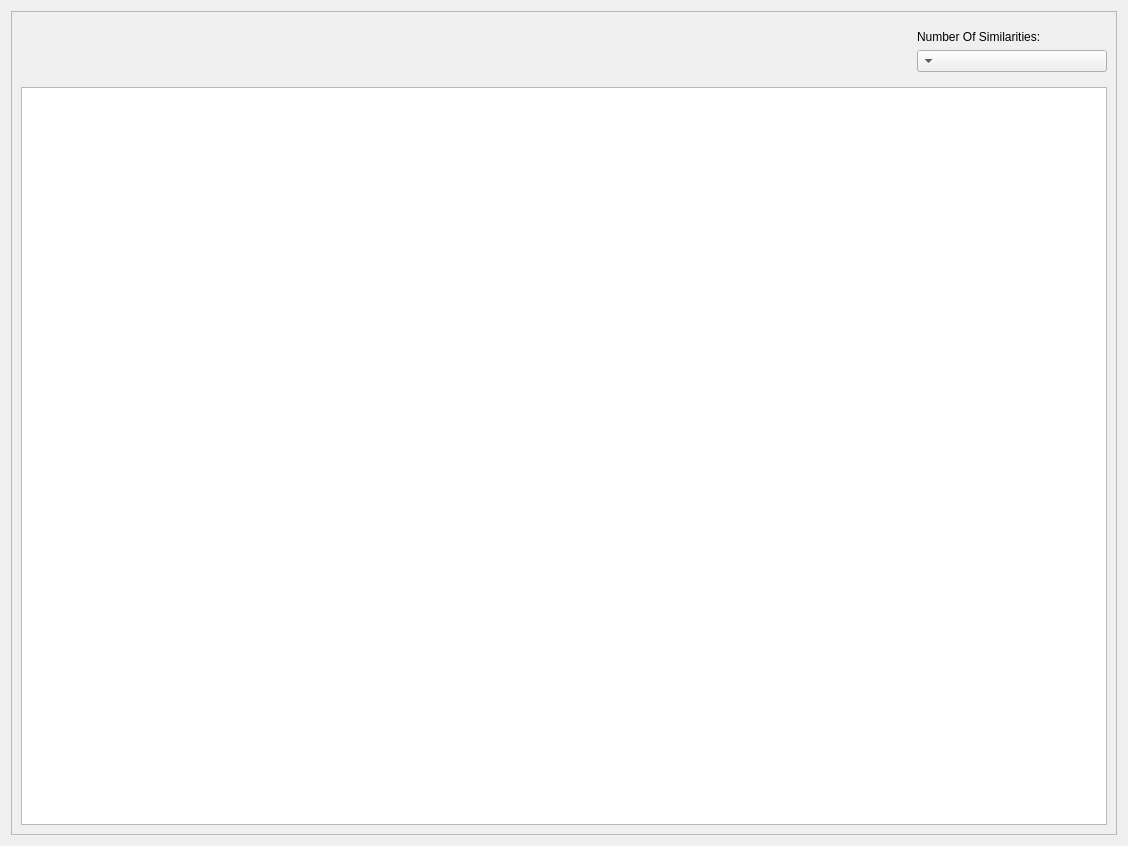
<?xml version="1.0" encoding="UTF-8"?>
<ui version="4.0">
 <class>Form</class>
 <widget class="QWidget" name="Form">
  <property name="geometry">
   <rect>
    <x>0</x>
    <y>0</y>
    <width>1128</width>
    <height>846</height>
   </rect>
  </property>
  <property name="windowTitle">
   <string>Form</string>
  </property>
  <layout class="QVBoxLayout" name="verticalLayout">
   <item>
    <widget class="QScrollArea" name="scrollArea">
     <property name="lineWidth">
      <number>0</number>
     </property>
     <property name="widgetResizable">
      <bool>true</bool>
     </property>
     <widget class="QWidget" name="scrollAreaWidgetContents">
      <property name="geometry">
       <rect>
        <x>0</x>
        <y>0</y>
        <width>1108</width>
        <height>826</height>
       </rect>
      </property>
      <layout class="QGridLayout" name="gridLayout">
       <item row="2" column="0">
        <widget class="QListWidget" name="listWidget"/>
       </item>
       <item row="1" column="0">
        <widget class="QWidget" name="widget" native="true">
         <property name="minimumSize">
          <size>
           <width>0</width>
           <height>30</height>
          </size>
         </property>
         <property name="maximumSize">
          <size>
           <width>200</width>
           <height>16777215</height>
          </size>
         </property>
         <property name="layoutDirection">
          <enum>Qt::RightToLeft</enum>
         </property>
         <layout class="QGridLayout" name="gridLayout_2">
          <property name="leftMargin">
           <number>10</number>
          </property>
          <property name="rightMargin">
           <number>0</number>
          </property>
          <item row="0" column="0">
           <widget class="QLabel" name="label">
            <property name="maximumSize">
             <size>
              <width>200</width>
              <height>16777215</height>
             </size>
            </property>
            <property name="text">
             <string>Number Of Similarities:</string>
            </property>
           </widget>
          </item>
          <item row="1" column="0">
           <widget class="QComboBox" name="comboBox">
            <property name="maximumSize">
             <size>
              <width>200</width>
              <height>16777215</height>
             </size>
            </property>
           </widget>
          </item>
         </layout>
        </widget>
       </item>
      </layout>
     </widget>
    </widget>
   </item>
  </layout>
 </widget>
 <resources/>
 <connections/>
</ui>
